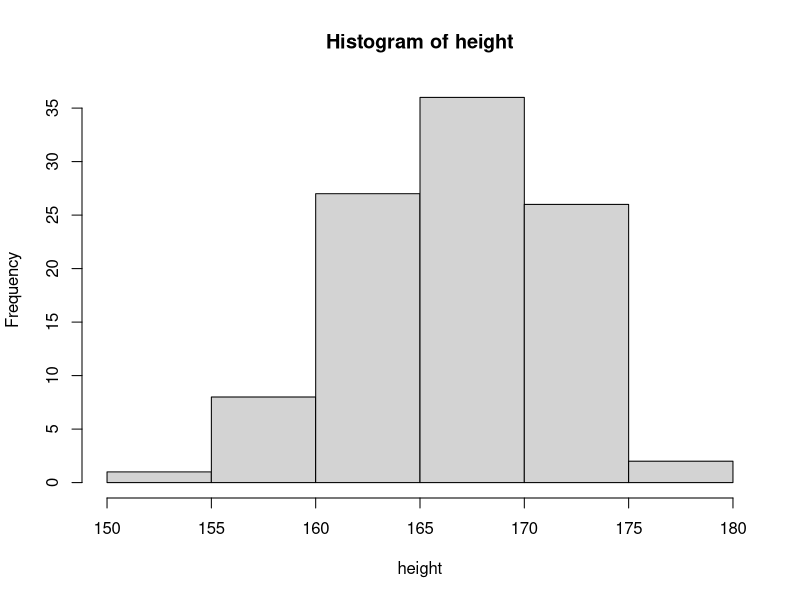
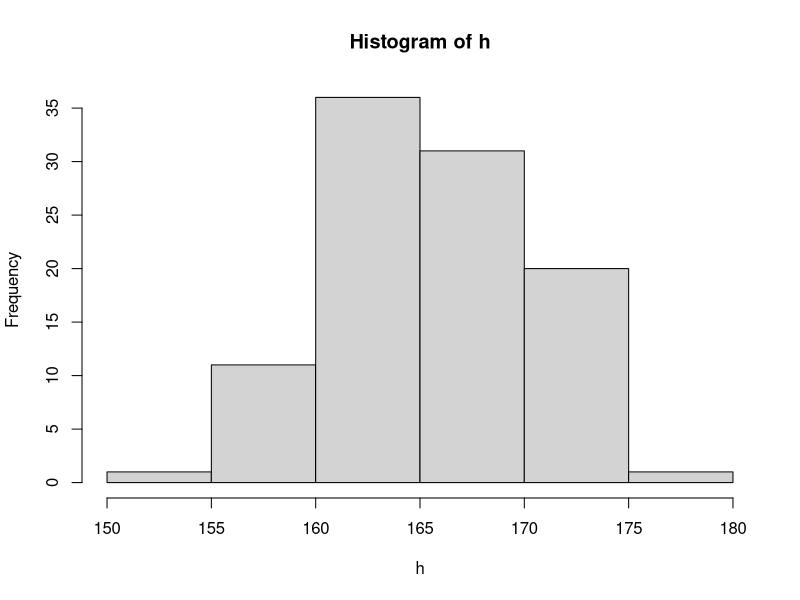
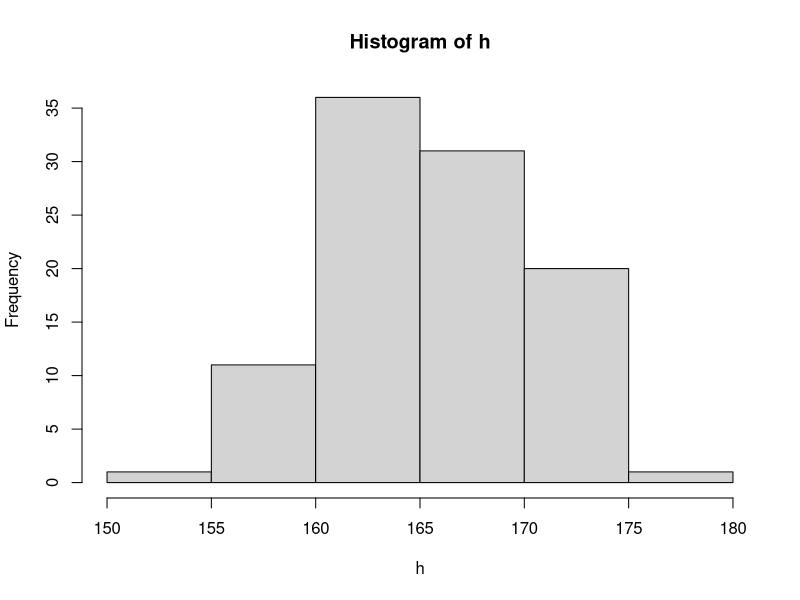

Source code (R) for these figures, in order: (Note: this script raises an error after producing the figures.)
## ---- chunk 1
height =
  rnorm(100, 167, 5)
y = hist(height)
y
## ---- chunk 2
h = as.integer(height)
hist(h)
mean(h)
median(h)
## ---- chunk 3
summary(h)
## ---- chunk 4
hist(h)
var(h)
sd(h)
## ---- chunk 5
x
head(scale(h))
var(scale(h))
mean(scale(h))
## ---- chunk 6
hist(h, breaks = seq(150, 180, 1))
m <- mean(h)
s <- sd(h)
x1 <- seq(150, 180, 0.01)
d = dnorm(x1, mean = m, sd = s)
plot(x1, d, type = "l")
## ---- chunk 7
sc <- 850
m1 <- 582.6
s1 <- 172.7
n <- as.integer(103955)
Z = (X1 - m1)/s1
## ---- chunk 8
d = pnorm(Z, mean = 0, sd = 1)
d
d2 = pnorm(Z, mean = 0, sd = 1) - 0.5
d2
N = 1 - d
N
N1 = as.integer(n*(1 - d)*100)
N1
